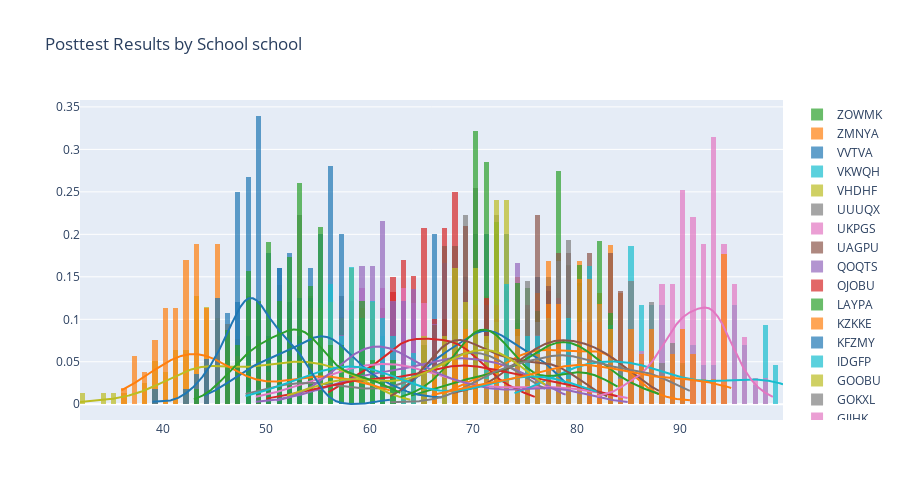
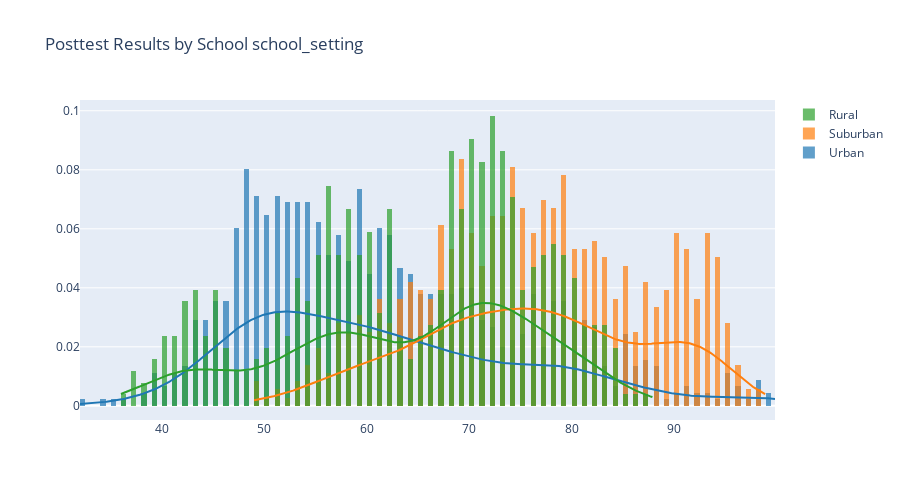
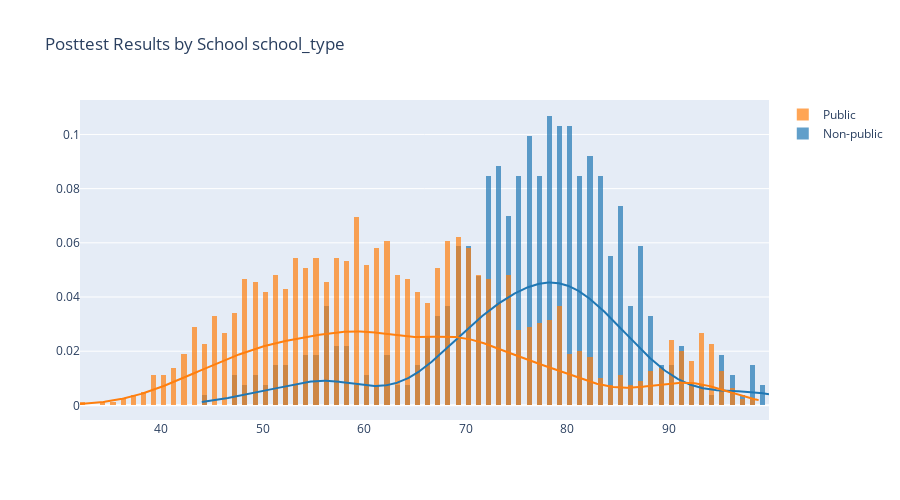
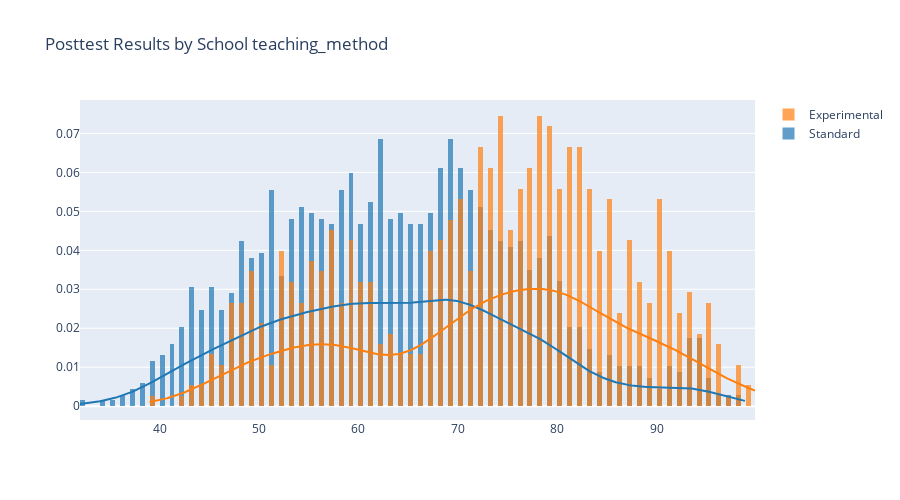

These figures' notebook cell, in order:
### Code cell
for col_name in data:
    if data[col_name].dtype == "object" and col_name not in ['student_id','classroom']:
        create_distplot(col_name)

### Figure 1 — Plotly figure (JSON) as saved in the notebook; plotly's stock layout.template omitted (floating-point values rounded to 4 significant figures; data arrays with more than 128 entries replaced by an {"elided": "..."} marker saying what was removed)
{"data": [{"autobinx": false, "histnorm": "probability density", "legendgroup": "ANKYI", "marker": {"color": "rgb(31, 119, 180)"}, "name": "ANKYI", "opacity": 0.7, "type": "histogram", "x": [72, 79, 76, 77, 76, 74, 75, 72, 77, 72, 73, 74, 78, 71, 77, 73, 70, 73, 71, 73, 68, 70, 66, 70, 65, 67, 70, 67, 63, 75, 66, 71, 76, 69, 69, 68, 71, 66, 69, 72, 66], "xaxis": "x", "xbins": {"end": 79, "size": 0.5, "start": 63}, "yaxis": "y"}, {"autobinx": false, "histnorm": "probability density", "legendgroup": "CCAAW", "marker": {"color": "rgb(255, 127, 14)"}, "name": "CCAAW", "opacity": 0.7, "type": "histogram", "x": [75, 78, 82, 77, 87, 80, 75, 73, 74, 74, 76, 78, 77, 77, 72, 83, 81, 79, 80, 83, 82, 84, 83, 85, 87, 91, 85, 83, 78, 84, 86, 87, 79, 84, 82, 83, 78, 84, 79, 83, 81, 74, 77, 82, 81, 75, 81, 77, 74, 80, 76, 77, 74, 76, 82, 73, 78, 83, 84, 78, 81, 80, 80, 82, 84, 80, 91, 80, 80, 84, 78, 85, 83, 83, 68, 70, 73, 73, 70, 69, 71, 74, 69, 70, 76, 75, 69, 67, 69, 72, 76, 80, 76, 82, 72, 70, 75, 77, 76, 83, 75, 72, 77, 77, 69, 74, 79, 74, 73], "xaxis": "x", "xbins": {"end": 91, "size": 0.5, "start": 67}, "yaxis": "y"}, {"autobinx": false, "histnorm": "probability density", "legendgroup": "CIMBB", "marker": {"color": "rgb(44, 160, 44)"}, "name": "CIMBB", "opacity": 0.7, "type": "histogram", "x": [67, 70, 73, 72, 68, 66, 66, 69, 78, 69, 71, 71, 70, 81, 72, 69, 65, 64, 71, 76, 79, 78, 72, 74, 79, 78, 76, 77, 75, 78, 82, 78, 80, 79, 80, 81, 78, 82, 82, 76, 88, 80, 81, 83, 78, 87, 82, 82, 84, 85, 82, 83, 82, 87, 85, 78, 77, 78, 79, 72, 80, 75, 75, 77, 79, 75, 80, 86, 76, 78, 75, 80, 79, 74], "xaxis": "x", "xbins": {"end": 88, "size": 0.5, "start": 64}, "yaxis": "y"}, {"autobinx": false, "histnorm": "probability density", "legendgroup": "CUQAM", "marker": {"color": "rgb(214, 39, 40)"}, "name": "CUQAM", "opacity": 0.7, "type": "histogram", "x": [70, 67, 70, 67, 69, 63, 67, 68, 68, 70, 65, 67, 67, 65, 65, 74, 69, 61, 69, 74, 68, 68, 63, 70, 71, 62, 62, 58, 57, 63, 57, 59, 57, 64, 58, 64, 56, 61, 61, 64, 60, 61, 63, 66, 62, 59, 59, 62, 58, 62, 60, 59, 61, 65, 64, 67, 72, 69, 68, 67, 62, 64, 65, 65, 64, 63, 66, 65, 62, 65, 68, 65, 59, 68, 64, 67, 61, 63, 64, 63, 63, 63, 65, 66, 75, 72, 69, 65, 67, 72, 71, 70, 70, 76, 67, 74, 73, 68, 69, 71, 72, 70, 66, 70, 70, 69, 67], "xaxis": "x", "xbins": {"end": 76, "size": 0.5, "start": 56}, "yaxis": "y"}, {"autobinx": false, "histnorm": "probability density", "legendgroup": "DNQDD", "marker": {"color": "rgb(148, 103, 189)"}, "name": "DNQDD", "opacity": 0.7, "type": "histogram", "x": [67, 64, 65, 70, 60, 57, 61, 58, 60, 63, 61, 59, 64, 64, 62, 63, 63, 55, 65, 57, 54, 62, 58, 61, 59, 56, 58, 56, 63, 58, 60, 49, 60, 57, 58, 63, 67, 53, 62, 54, 65, 57, 67, 61, 64, 59, 52, 74, 74, 79, 71, 73, 74, 71, 68, 75, 72, 79, 75, 78, 67, 73, 73, 67, 73, 76, 67, 72, 77, 74, 74, 76, 77, 74, 73, 69, 74, 60, 61, 69, 74, 66, 70, 68, 71, 68, 66, 72, 71, 64, 67, 66, 70, 74, 69, 72, 68, 71, 69, 66, 68, 72, 70, 74, 69, 67, 66, 71, 71, 70, 67, 69, 65, 76, 62, 67, 70, 68, 64, 75, 70, 68], "xaxis": "x", "xbins": {"end": 79, "size": 0.5, "start": 49}, "yaxis": "y"}, {"autobinx": false, "histnorm": "probability density", "legendgroup": "FBUMG", "marker": {"color": "rgb(140, 86, 75)"}, "name": "FBUMG", "opacity": 0.7, "type": "histogram", "x": [68, 78, 79, 76, 76, 84, 78, 73, 77, 80, 79, 84, 81, 78, 84, 85, 81, 88, 81, 82, 79, 83, 83, 83, 80, 81, 82, 86, 83, 73, 76, 87, 79, 76, 68, 69, 76, 73, 78, 77, 77, 74, 72, 74, 80, 75], "xaxis": "x", "xbins": {"end": 88, "size": 0.5, "start": 68}, "yaxis": "y"}, {"autobinx": false, "histnorm": "probability density", "legendgroup": "GJJHK", "marker": {"color": "rgb(227, 119, 194)"}, "name": "GJJHK", "opacity": 0.7, "type": "histogram", "x": [61, 49, 60, 61, 58, 55, 58, 57, 61, 55, 59, 61, 61, 59, 57, 50, 57, 56, 58, 55, 56, 64, 75, 76, 79, 82, 76, 78, 79, 75, 82, 74, 79, 72, 79, 75, 79, 80, 81, 85, 78, 79, 77, 73, 84, 83, 81, 74, 77, 64, 64, 65, 69, 61, 64, 63, 65, 72, 72, 60, 70, 65, 74, 69, 63, 69, 69, 62, 65, 62, 57, 57, 49, 54, 55, 54, 59, 58, 62, 55, 59, 59, 54, 53, 60, 59, 51, 55, 53, 51, 57, 67, 60, 63, 59, 70, 65, 66, 59, 69, 62, 63, 64, 63, 67, 64, 66, 63, 63, 61, 69, 63, 65, 68, 65, 61, 66, 64], "xaxis": "x", "xbins": {"end": 85, "size": 0.5, "start": 49}, "yaxis": "y"}, {"autobinx": false, "histnorm": "probability density", "legendgroup": "GOKXL", "marker": {"color": "rgb(127, 127, 127)"}, "name": "GOKXL", "opacity": 0.7, "type": "histogram", "x": [72, 70, 70, 72, 70, 71, 68, 74, 65, 72, 72, 62, 72, 77, 69, 69, 75, 70, 69, 69, 65, 67, 70, 72, 71, 68, 68, 70, 71, 69, 71, 74, 68, 68, 66, 72, 63, 74, 70, 61, 69, 67, 70, 75, 69, 56, 57, 52, 61, 57, 56, 53, 53, 53, 53, 53, 57, 50, 48, 48, 53, 57, 53, 51], "xaxis": "x", "xbins": {"end": 77, "size": 0.5, "start": 48}, "yaxis": "y"}, {"autobinx": false, "histnorm": "probability density", "legendgroup": "GOOBU", "marker": {"color": "rgb(188, 189, 34)"}, "name": "GOOBU", "opacity": 0.7, "type": "histogram", "x": {"elided": "158 int values"}, "xaxis": "x", "xbins": {"end": 64, "size": 0.5, "start": 32}, "yaxis": "y"}, {"autobinx": false, "histnorm": "probability density", "legendgroup": "IDGFP", "marker": {"color": "rgb(23, 190, 207)"}, "name": "IDGFP", "opacity": 0.7, "type": "histogram", "x": [82, 85, 76, 80, 85, 86, 82, 82, 85, 85, 87, 88, 86, 85, 84, 85, 85, 80, 80, 85, 81, 80, 93, 90, 92, 97, 93, 87, 95, 91, 91, 99, 92, 91, 87, 88, 88, 95, 89, 94, 95, 90, 96, 88, 88, 79, 84, 87, 86, 83, 83, 83, 82, 80, 81, 83, 86, 87, 79, 79, 98, 96, 99, 100, 100, 98, 100, 95, 100, 100, 100, 98, 100, 96, 95, 98, 100, 75, 81, 81, 82, 79, 75, 81, 76, 79, 81, 80, 81, 76, 77, 86, 77, 74], "xaxis": "x", "xbins": {"end": 100, "size": 0.5, "start": 74}, "yaxis": "y"}, {"autobinx": false, "histnorm": "probability density", "legendgroup": "KFZMY", "marker": {"color": "rgb(31, 119, 180)"}, "name": "KFZMY", "opacity": 0.7, "type": "histogram", "x": [59, 53, 59, 55, 57, 57, 52, 67, 61, 57, 51, 58, 55, 62, 62, 57, 56, 50, 56, 55, 56, 57, 67, 58, 62, 61, 55, 56, 56, 49, 47, 51, 56, 55, 54, 54, 56, 54, 52, 47, 49, 49, 51, 48, 50, 54, 52, 48, 53, 44, 51, 47], "xaxis": "x", "xbins": {"end": 67, "size": 0.5, "start": 44}, "yaxis": "y"}, {"autobinx": false, "histnorm": "probability density", "legendgroup": "KZKKE", "marker": {"color": "rgb(255, 127, 14)"}, "name": "KZKKE", "opacity": 0.7, "type": "histogram", "x": [58, 60, 59, 55, 59, 62, 62, 62, 56, 61, 55, 54, 54, 53, 55, 57, 59, 54, 62, 56, 40, 43, 42, 42, 42, 36, 41, 37, 39, 41, 40, 40, 39, 43, 42, 41, 40, 43, 37, 38, 43, 42, 42, 44, 43, 42, 39, 44, 45, 44, 46, 43, 43, 43, 45, 39, 42, 45, 47, 45, 49, 45, 44, 49, 43, 45, 54, 49, 56, 59, 55, 57, 59, 55, 50, 54, 52, 54, 52, 53, 55, 60, 50, 57, 52, 56, 59, 62, 40, 47, 51, 49, 46, 46, 44, 46, 38, 45, 46, 41, 45, 42, 40, 45, 37, 44, 41, 43, 47, 41, 45], "xaxis": "x", "xbins": {"end": 62, "size": 0.5, "start": 36}, "yaxis": "y"}, {"autobinx": false, "histnorm": "probability density", "legendgroup": "LAYPA", "marker": {"color": "rgb(44, 160, 44)"}, "name": "LAYPA", "opacity": 0.7, "type": "histogram", "x": [76, 69, 70, 79, 70, 69, 71, 74, 68, 74, 70, 70, 67, 70, 71, 71, 74, 72, 72, 73, 73, 71, 71, 71, 72, 72, 70, 75, 67, 70, 72, 73, 71, 63, 71, 69, 65, 70, 66, 70, 82, 82, 83, 84, 74, 80, 72, 78, 81, 80, 80, 79, 79, 83, 80, 83, 78], "xaxis": "x", "xbins": {"end": 84, "size": 0.5, "start": 63}, "yaxis": "y"}, {"autobinx": false, "histnorm": "probability density", "legendgroup": "OJOBU", "marker": {"color": "rgb(214, 39, 40)"}, "name": "OJOBU", "opacity": 0.7, "type": "histogram", "x": [71, 77, 77, 79, 78, 78, 72, 80, 84, 78, 78, 78, 81, 77, 82, 82, 81, 60, 62, 58, 51, 59, 58, 60, 56, 60, 56, 62, 55, 50, 53, 59, 58, 57, 60, 56, 58, 68, 54, 70, 68, 68, 71, 76, 74, 71, 66, 68, 72, 73, 72, 73, 72, 75, 71, 68, 68, 68, 66, 69, 62, 70, 73, 62, 67, 67, 63, 62, 71, 66, 68, 67, 67, 69, 65, 74, 68, 66, 68, 74, 62], "xaxis": "x", "xbins": {"end": 84, "size": 0.5, "start": 50}, "yaxis": "y"}, {"autobinx": false, "histnorm": "probability density", "legendgroup": "QOQTS", "marker": {"color": "rgb(148, 103, 189)"}, "name": "QOQTS", "opacity": 0.7, "type": "histogram", "x": {"elided": "149 int values"}, "xaxis": "x", "xbins": {"end": 85, "size": 0.5, "start": 51}, "yaxis": "y"}, {"autobinx": false, "histnorm": "probability density", "legendgroup": "UAGPU", "marker": {"color": "rgb(140, 86, 75)"}, "name": "UAGPU", "opacity": 0.7, "type": "histogram", "x": [70, 64, 68, 67, 73, 67, 69, 69, 64, 71, 65, 68, 65, 67, 65, 69, 66, 75, 70, 70, 69, 70, 81, 68, 78, 70, 73, 76, 74, 79, 73, 76, 72, 83, 74, 72, 77, 75, 73, 72, 79, 68, 74, 71, 75, 68, 69, 67, 68, 72, 69, 66, 68, 69, 67, 69, 72, 67, 71, 68, 66, 69, 67, 67, 66, 62, 79, 77, 79, 78, 77, 71, 81, 77, 79, 71, 77, 75, 73, 75, 76, 73, 79, 79, 81, 77, 78], "xaxis": "x", "xbins": {"end": 83, "size": 0.5, "start": 62}, "yaxis": "y"}, {"autobinx": false, "histnorm": "probability density", "legendgroup": "UKPGS", "marker": {"color": "rgb(227, 119, 194)"}, "name": "UKPGS", "opacity": 0.7, "type": "histogram", "x": [95, 93, 91, 94, 94, 93, 98, 94, 91, 94, 94, 95, 94, 99, 96, 91, 91, 98, 94, 89, 93, 94, 97, 93, 93, 93, 93, 94, 90, 88, 97, 93, 94, 95, 94, 92, 92, 93, 91, 92, 93, 92, 94, 96, 95, 91, 89, 96, 90, 95, 93, 89, 92, 93, 93, 91, 92, 88, 93, 93, 88, 91, 90, 93, 90, 86, 95, 88, 96, 95, 90, 92, 90, 85, 89, 90, 85, 90, 85, 91, 88, 91, 93, 91, 84, 90, 91, 92, 86, 95, 90, 85, 92, 90, 93, 89, 88, 92, 82, 90, 90, 90, 91, 86, 91, 96, 90, 88, 82, 87, 88, 92, 86, 93, 95, 89, 90, 82, 87, 93, 89, 88, 89, 87, 92, 84, 89, 87], "xaxis": "x", "xbins": {"end": 99, "size": 0.5, "start": 82}, "yaxis": "y"}, {"autobinx": false, "histnorm": "probability density", "legendgroup": "UUUQX", "marker": {"color": "rgb(127, 127, 127)"}, "name": "UUUQX", "opacity": 0.7, "type": "histogram", "x": [75, 69, 70, 67, 70, 72, 75, 76, 72, 62, 72, 78, 71, 74, 73, 71, 82, 82, 82, 81, 88, 81, 84, 87, 83, 87, 87, 81, 86, 79, 89, 85, 85, 90, 87, 87, 89, 85, 91, 85, 81, 90, 89, 88, 86, 83, 84, 85, 85, 80, 79, 76, 78, 75, 79, 78, 79, 82, 77, 78, 80, 79, 73, 71, 79, 74, 77, 75, 73, 72, 79, 76, 83, 80, 75, 80, 78, 78, 76, 78, 73, 75, 79, 73], "xaxis": "x", "xbins": {"end": 91, "size": 0.5, "start": 62}, "yaxis": "y"}, {"autobinx": false, "histnorm": "probability density", "legendgroup": "VHDHF", "marker": {"color": "rgb(188, 189, 34)"}, "name": "VHDHF", "opacity": 0.7, "type": "histogram", "x": [72, 68, 68, 69, 65, 73, 71, 75, 76, 72, 73, 73, 70, 67, 72, 73, 74, 72, 73, 72, 60, 58, 56, 56, 65, 58, 60, 60, 52, 58, 62, 54, 56, 58, 57, 63, 70, 70, 77, 74, 67, 66, 69, 70, 73, 72, 69, 71, 68, 68, 64], "xaxis": "x", "xbins": {"end": 77, "size": 0.5, "start": 52}, "yaxis": "y"}, {"autobinx": false, "histnorm": "probability density", "legendgroup": "VKWQH", "marker": {"color": "rgb(23, 190, 207)"}, "name": "VKWQH", "opacity": 0.7, "type": "histogram", "x": [50, 56, 55, 51, 51, 56, 53, 54, 51, 55, 48, 58, 63, 56, 58, 55, 51, 58, 69, 73, 74, 78, 76, 73, 79, 71, 73, 73, 77, 77, 78, 71, 75, 74, 76, 76, 77, 79, 75, 79, 72, 74, 79, 75, 80, 74, 78, 82, 73, 76, 80, 79, 75, 80, 73, 77, 77, 73, 62, 61, 62, 64, 51, 56, 58, 61, 60, 60, 60, 57, 59, 56, 62, 64, 58, 59, 64, 55, 55, 55, 58, 58, 60, 61, 60, 59, 56, 56, 59, 57, 63, 59, 57, 61, 58, 60, 52, 61, 62, 57], "xaxis": "x", "xbins": {"end": 82, "size": 0.5, "start": 48}, "yaxis": "y"}, {"autobinx": false, "histnorm": "probability density", "legendgroup": "VVTVA", "marker": {"color": "rgb(31, 119, 180)"}, "name": "VVTVA", "opacity": 0.7, "type": "histogram", "x": [49, 54, 47, 55, 44, 51, 51, 54, 52, 49, 48, 53, 48, 48, 50, 53, 51, 49, 51, 62, 49, 50, 53, 46, 50, 54, 47, 46, 53, 49, 49, 49, 51, 48, 43, 45, 46, 46, 45, 50, 47, 47, 54, 43, 49, 48, 39, 47, 47, 52, 49, 48, 45, 53, 52, 48, 49, 46, 47, 51, 53, 49, 52, 45, 48, 48, 54, 54, 45, 49, 47, 51, 51, 48, 50, 49, 50, 50, 54, 49, 49, 47, 50, 62, 47, 48, 49, 50, 47, 48, 52, 50, 42, 47, 47, 45, 52, 53, 47, 52, 48, 46, 48, 48, 52, 45, 44, 51, 49, 44, 49, 52, 49, 52], "xaxis": "x", "xbins": {"end": 62, "size": 0.5, "start": 39}, "yaxis": "y"}, {"autobinx": false, "histnorm": "probability density", "legendgroup": "ZMNYA", "marker": {"color": "rgb(255, 127, 14)"}, "name": "ZMNYA", "opacity": 0.7, "type": "histogram", "x": [86, 83, 74, 81, 85, 81, 82, 82, 80, 82, 74, 91, 78, 81, 80, 82, 78, 83, 81, 80, 80, 79, 77, 83, 75, 76, 68, 78, 72, 72, 81, 78, 66, 73, 68, 69, 74, 69, 77, 77, 77, 80, 69, 71, 70, 76, 94, 90, 94, 89, 87, 91, 89, 94, 85, 85, 93, 94, 90, 94, 87, 94, 92, 88, 84, 86, 90, 87, 95], "xaxis": "x", "xbins": {"end": 95, "size": 0.5, "start": 66}, "yaxis": "y"}, {"autobinx": false, "histnorm": "probability density", "legendgroup": "ZOWMK", "marker": {"color": "rgb(44, 160, 44)"}, "name": "ZOWMK", "opacity": 0.7, "type": "histogram", "x": [60, 58, 56, 55, 59, 59, 53, 63, 60, 59, 58, 59, 57, 55, 59, 62, 59, 63, 56, 61, 61, 57, 62, 54, 60, 55, 62, 55, 53, 54, 56, 54, 53, 50, 54, 55, 52, 53, 52, 52, 52, 48, 53, 50, 55, 57, 59, 54, 53, 54, 49, 53, 55, 50, 53, 56, 49, 49, 52, 49, 51, 50, 51, 53, 51, 53, 50, 54, 50, 52, 48, 53, 47, 52, 57, 55, 52, 45, 46, 50, 51, 55, 53, 47, 50, 48, 48, 46, 52, 54, 49, 51, 43, 53, 48, 48, 49, 47, 55, 48, 48, 55, 53, 49, 50, 52, 46, 46, 50, 47, 51, 50, 55, 46, 51, 53, 48], "xaxis": "x", "xbins": {"end": 63, "size": 0.5, "start": 43}, "yaxis": "y"}, {"legendgroup": "ANKYI", "marker": {"color": "rgb(31, 119, 180)"}, "mode": "lines", "name": "ANKYI", "showlegend": false, "type": "scatter", "x": {"elided": "500 float values"}, "xaxis": "x", "y": {"elided": "500 float values"}, "yaxis": "y"}, {"legendgroup": "CCAAW", "marker": {"color": "rgb(255, 127, 14)"}, "mode": "lines", "name": "CCAAW", "showlegend": false, "type": "scatter", "x": {"elided": "500 float values"}, "xaxis": "x", "y": {"elided": "500 float values"}, "yaxis": "y"}, {"legendgroup": "CIMBB", "marker": {"color": "rgb(44, 160, 44)"}, "mode": "lines", "name": "CIMBB", "showlegend": false, "type": "scatter", "x": {"elided": "500 float values"}, "xaxis": "x", "y": {"elided": "500 float values"}, "yaxis": "y"}, {"legendgroup": "CUQAM", "marker": {"color": "rgb(214, 39, 40)"}, "mode": "lines", "name": "CUQAM", "showlegend": false, "type": "scatter", "x": {"elided": "500 float values"}, "xaxis": "x", "y": {"elided": "500 float values"}, "yaxis": "y"}, {"legendgroup": "DNQDD", "marker": {"color": "rgb(148, 103, 189)"}, "mode": "lines", "name": "DNQDD", "showlegend": false, "type": "scatter", "x": {"elided": "500 float values"}, "xaxis": "x", "y": {"elided": "500 float values"}, "yaxis": "y"}, {"legendgroup": "FBUMG", "marker": {"color": "rgb(140, 86, 75)"}, "mode": "lines", "name": "FBUMG", "showlegend": false, "type": "scatter", "x": {"elided": "500 float values"}, "xaxis": "x", "y": {"elided": "500 float values"}, "yaxis": "y"}, {"legendgroup": "GJJHK", "marker": {"color": "rgb(227, 119, 194)"}, "mode": "lines", "name": "GJJHK", "showlegend": false, "type": "scatter", "x": {"elided": "500 float values"}, "xaxis": "x", "y": {"elided": "500 float values"}, "yaxis": "y"}, {"legendgroup": "GOKXL", "marker": {"color": "rgb(127, 127, 127)"}, "mode": "lines", "name": "GOKXL", "showlegend": false, "type": "scatter", "x": {"elided": "500 float values"}, "xaxis": "x", "y": {"elided": "500 float values"}, "yaxis": "y"}, {"legendgroup": "GOOBU", "marker": {"color": "rgb(188, 189, 34)"}, "mode": "lines", "name": "GOOBU", "showlegend": false, "type": "scatter", "x": {"elided": "500 float values"}, "xaxis": "x", "y": {"elided": "500 float values"}, "yaxis": "y"}, {"legendgroup": "IDGFP", "marker": {"color": "rgb(23, 190, 207)"}, "mode": "lines", "name": "IDGFP", "showlegend": false, "type": "scatter", "x": {"elided": "500 float values"}, "xaxis": "x", "y": {"elided": "500 float values"}, "yaxis": "y"}, {"legendgroup": "KFZMY", "marker": {"color": "rgb(31, 119, 180)"}, "mode": "lines", "name": "KFZMY", "showlegend": false, "type": "scatter", "x": {"elided": "500 float values"}, "xaxis": "x", "y": {"elided": "500 float values"}, "yaxis": "y"}, {"legendgroup": "KZKKE", "marker": {"color": "rgb(255, 127, 14)"}, "mode": "lines", "name": "KZKKE", "showlegend": false, "type": "scatter", "x": {"elided": "500 float values"}, "xaxis": "x", "y": {"elided": "500 float values"}, "yaxis": "y"}, {"legendgroup": "LAYPA", "marker": {"color": "rgb(44, 160, 44)"}, "mode": "lines", "name": "LAYPA", "showlegend": false, "type": "scatter", "x": {"elided": "500 float values"}, "xaxis": "x", "y": {"elided": "500 float values"}, "yaxis": "y"}, {"legendgroup": "OJOBU", "marker": {"color": "rgb(214, 39, 40)"}, "mode": "lines", "name": "OJOBU", "showlegend": false, "type": "scatter", "x": {"elided": "500 float values"}, "xaxis": "x", "y": {"elided": "500 float values"}, "yaxis": "y"}, {"legendgroup": "QOQTS", "marker": {"color": "rgb(148, 103, 189)"}, "mode": "lines", "name": "QOQTS", "showlegend": false, "type": "scatter", "x": {"elided": "500 float values"}, "xaxis": "x", "y": {"elided": "500 float values"}, "yaxis": "y"}, {"legendgroup": "UAGPU", "marker": {"color": "rgb(140, 86, 75)"}, "mode": "lines", "name": "UAGPU", "showlegend": false, "type": "scatter", "x": {"elided": "500 float values"}, "xaxis": "x", "y": {"elided": "500 float values"}, "yaxis": "y"}, {"legendgroup": "UKPGS", "marker": {"color": "rgb(227, 119, 194)"}, "mode": "lines", "name": "UKPGS", "showlegend": false, "type": "scatter", "x": {"elided": "500 float values"}, "xaxis": "x", "y": {"elided": "500 float values"}, "yaxis": "y"}, {"legendgroup": "UUUQX", "marker": {"color": "rgb(127, 127, 127)"}, "mode": "lines", "name": "UUUQX", "showlegend": false, "type": "scatter", "x": {"elided": "500 float values"}, "xaxis": "x", "y": {"elided": "500 float values"}, "yaxis": "y"}, {"legendgroup": "VHDHF", "marker": {"color": "rgb(188, 189, 34)"}, "mode": "lines", "name": "VHDHF", "showlegend": false, "type": "scatter", "x": {"elided": "500 float values"}, "xaxis": "x", "y": {"elided": "500 float values"}, "yaxis": "y"}, {"legendgroup": "VKWQH", "marker": {"color": "rgb(23, 190, 207)"}, "mode": "lines", "name": "VKWQH", "showlegend": false, "type": "scatter", "x": {"elided": "500 float values"}, "xaxis": "x", "y": {"elided": "500 float values"}, "yaxis": "y"}, {"legendgroup": "VVTVA", "marker": {"color": "rgb(31, 119, 180)"}, "mode": "lines", "name": "VVTVA", "showlegend": false, "type": "scatter", "x": {"elided": "500 float values"}, "xaxis": "x", "y": {"elided": "500 float values"}, "yaxis": "y"}, {"legendgroup": "ZMNYA", "marker": {"color": "rgb(255, 127, 14)"}, "mode": "lines", "name": "ZMNYA", "showlegend": false, "type": "scatter", "x": {"elided": "500 float values"}, "xaxis": "x", "y": {"elided": "500 float values"}, "yaxis": "y"}, {"legendgroup": "ZOWMK", "marker": {"color": "rgb(44, 160, 44)"}, "mode": "lines", "name": "ZOWMK", "showlegend": false, "type": "scatter", "x": {"elided": "500 float values"}, "xaxis": "x", "y": {"elided": "500 float values"}, "yaxis": "y"}], "layout": {"barmode": "overlay", "height": 500, "hovermode": "closest", "legend": {"traceorder": "reversed"}, "title": {"text": "Posttest Results by School school"}, "xaxis": {"anchor": "y2", "domain": [0, 1], "zeroline": false}, "yaxis": {"anchor": "free", "domain": [0, 1], "position": 0}}}

### Figure 2 — Plotly figure (JSON) as saved in the notebook; plotly's stock layout.template omitted (floating-point values rounded to 4 significant figures; data arrays with more than 128 entries replaced by an {"elided": "..."} marker saying what was removed)
{"data": [{"autobinx": false, "histnorm": "probability density", "legendgroup": "Urban", "marker": {"color": "rgb(31, 119, 180)"}, "name": "Urban", "opacity": 0.7, "type": "histogram", "x": {"elided": "906 int values"}, "xaxis": "x", "xbins": {"end": 100, "size": 0.5, "start": 32}, "yaxis": "y"}, {"autobinx": false, "histnorm": "probability density", "legendgroup": "Suburban", "marker": {"color": "rgb(255, 127, 14)"}, "name": "Suburban", "opacity": 0.7, "type": "histogram", "x": {"elided": "717 int values"}, "xaxis": "x", "xbins": {"end": 99, "size": 0.5, "start": 49}, "yaxis": "y"}, {"autobinx": false, "histnorm": "probability density", "legendgroup": "Rural", "marker": {"color": "rgb(44, 160, 44)"}, "name": "Rural", "opacity": 0.7, "type": "histogram", "x": {"elided": "510 int values"}, "xaxis": "x", "xbins": {"end": 88, "size": 0.5, "start": 36}, "yaxis": "y"}, {"legendgroup": "Urban", "marker": {"color": "rgb(31, 119, 180)"}, "mode": "lines", "name": "Urban", "showlegend": false, "type": "scatter", "x": {"elided": "500 float values"}, "xaxis": "x", "y": {"elided": "500 float values"}, "yaxis": "y"}, {"legendgroup": "Suburban", "marker": {"color": "rgb(255, 127, 14)"}, "mode": "lines", "name": "Suburban", "showlegend": false, "type": "scatter", "x": {"elided": "500 float values"}, "xaxis": "x", "y": {"elided": "500 float values"}, "yaxis": "y"}, {"legendgroup": "Rural", "marker": {"color": "rgb(44, 160, 44)"}, "mode": "lines", "name": "Rural", "showlegend": false, "type": "scatter", "x": {"elided": "500 float values"}, "xaxis": "x", "y": {"elided": "500 float values"}, "yaxis": "y"}], "layout": {"barmode": "overlay", "height": 500, "hovermode": "closest", "legend": {"traceorder": "reversed"}, "title": {"text": "Posttest Results by School school_setting"}, "xaxis": {"anchor": "y2", "domain": [0, 1], "zeroline": false}, "yaxis": {"anchor": "free", "domain": [0, 1], "position": 0}}}

### Figure 3 — Plotly figure (JSON) as saved in the notebook; plotly's stock layout.template omitted (floating-point values rounded to 4 significant figures; data arrays with more than 128 entries replaced by an {"elided": "..."} marker saying what was removed)
{"data": [{"autobinx": false, "histnorm": "probability density", "legendgroup": "Non-public", "marker": {"color": "rgb(31, 119, 180)"}, "name": "Non-public", "opacity": 0.7, "type": "histogram", "x": {"elided": "551 int values"}, "xaxis": "x", "xbins": {"end": 100, "size": 0.5, "start": 44}, "yaxis": "y"}, {"autobinx": false, "histnorm": "probability density", "legendgroup": "Public", "marker": {"color": "rgb(255, 127, 14)"}, "name": "Public", "opacity": 0.7, "type": "histogram", "x": {"elided": "1582 int values"}, "xaxis": "x", "xbins": {"end": 99, "size": 0.5, "start": 32}, "yaxis": "y"}, {"legendgroup": "Non-public", "marker": {"color": "rgb(31, 119, 180)"}, "mode": "lines", "name": "Non-public", "showlegend": false, "type": "scatter", "x": {"elided": "500 float values"}, "xaxis": "x", "y": {"elided": "500 float values"}, "yaxis": "y"}, {"legendgroup": "Public", "marker": {"color": "rgb(255, 127, 14)"}, "mode": "lines", "name": "Public", "showlegend": false, "type": "scatter", "x": {"elided": "500 float values"}, "xaxis": "x", "y": {"elided": "500 float values"}, "yaxis": "y"}], "layout": {"barmode": "overlay", "height": 500, "hovermode": "closest", "legend": {"traceorder": "reversed"}, "title": {"text": "Posttest Results by School school_type"}, "xaxis": {"anchor": "y2", "domain": [0, 1], "zeroline": false}, "yaxis": {"anchor": "free", "domain": [0, 1], "position": 0}}}

### Figure 4 — Plotly figure (JSON) as saved in the notebook; plotly's stock layout.template omitted (floating-point values rounded to 4 significant figures; data arrays with more than 128 entries replaced by an {"elided": "..."} marker saying what was removed)
{"data": [{"autobinx": false, "histnorm": "probability density", "legendgroup": "Standard", "marker": {"color": "rgb(31, 119, 180)"}, "name": "Standard", "opacity": 0.7, "type": "histogram", "x": {"elided": "1373 int values"}, "xaxis": "x", "xbins": {"end": 99, "size": 0.5, "start": 32}, "yaxis": "y"}, {"autobinx": false, "histnorm": "probability density", "legendgroup": "Experimental", "marker": {"color": "rgb(255, 127, 14)"}, "name": "Experimental", "opacity": 0.7, "type": "histogram", "x": {"elided": "760 int values"}, "xaxis": "x", "xbins": {"end": 100, "size": 0.5, "start": 39}, "yaxis": "y"}, {"legendgroup": "Standard", "marker": {"color": "rgb(31, 119, 180)"}, "mode": "lines", "name": "Standard", "showlegend": false, "type": "scatter", "x": {"elided": "500 float values"}, "xaxis": "x", "y": {"elided": "500 float values"}, "yaxis": "y"}, {"legendgroup": "Experimental", "marker": {"color": "rgb(255, 127, 14)"}, "mode": "lines", "name": "Experimental", "showlegend": false, "type": "scatter", "x": {"elided": "500 float values"}, "xaxis": "x", "y": {"elided": "500 float values"}, "yaxis": "y"}], "layout": {"barmode": "overlay", "height": 500, "hovermode": "closest", "legend": {"traceorder": "reversed"}, "title": {"text": "Posttest Results by School teaching_method"}, "xaxis": {"anchor": "y2", "domain": [0, 1], "zeroline": false}, "yaxis": {"anchor": "free", "domain": [0, 1], "position": 0}}}
